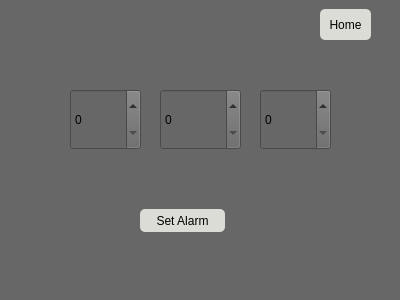
<?xml version="1.0" encoding="UTF-8"?>
<ui version="4.0">
 <class>Widget</class>
 <widget class="QWidget" name="Widget">
  <property name="geometry">
   <rect>
    <x>0</x>
    <y>0</y>
    <width>400</width>
    <height>300</height>
   </rect>
  </property>
  <property name="windowTitle">
   <string>Widget</string>
  </property>
  <widget class="QStackedWidget" name="stackedWidget">
   <property name="geometry">
    <rect>
     <x>0</x>
     <y>-1</y>
     <width>401</width>
     <height>301</height>
    </rect>
   </property>
   <property name="styleSheet">
    <string notr="true">QWidget{
background-color: rgb(103, 103, 103);
font: 25 16px &quot;Piboto Light&quot;;
}
QPushButton{
background-color:rgb(219, 220, 213);
border-color: green;
border-width: 2px;
border-radius: 5px; 
}</string>
   </property>
   <property name="currentIndex">
    <number>3</number>
   </property>
   <widget class="QWidget" name="page">
    <widget class="QPushButton" name="pushButton_5">
     <property name="geometry">
      <rect>
       <x>20</x>
       <y>210</y>
       <width>91</width>
       <height>71</height>
      </rect>
     </property>
     <property name="text">
      <string>Alarm</string>
     </property>
    </widget>
    <widget class="QPushButton" name="pushButton_7">
     <property name="geometry">
      <rect>
       <x>290</x>
       <y>210</y>
       <width>91</width>
       <height>71</height>
      </rect>
     </property>
     <property name="text">
      <string>Bus</string>
     </property>
    </widget>
    <widget class="QLabel" name="label">
     <property name="geometry">
      <rect>
       <x>100</x>
       <y>110</y>
       <width>181</width>
       <height>31</height>
      </rect>
     </property>
     <property name="styleSheet">
      <string notr="true">
color: white;
font-size: 20px; 
font-weight:bold;</string>
     </property>
     <property name="text">
      <string>UVA</string>
     </property>
     <property name="alignment">
      <set>Qt::AlignCenter</set>
     </property>
     <property name="margin">
      <number>0</number>
     </property>
     <property name="indent">
      <number>1</number>
     </property>
    </widget>
    <widget class="QPushButton" name="pushButton_4">
     <property name="geometry">
      <rect>
       <x>20</x>
       <y>20</y>
       <width>91</width>
       <height>71</height>
      </rect>
     </property>
     <property name="text">
      <string>Weather</string>
     </property>
    </widget>
    <widget class="QPushButton" name="pushButton_6">
     <property name="geometry">
      <rect>
       <x>290</x>
       <y>20</y>
       <width>91</width>
       <height>71</height>
      </rect>
     </property>
     <property name="text">
      <string>News</string>
     </property>
    </widget>
    <widget class="QWidget" name="layoutWidget">
     <property name="geometry">
      <rect>
       <x>130</x>
       <y>160</y>
       <width>111</width>
       <height>24</height>
      </rect>
     </property>
     <layout class="QHBoxLayout" name="horizontalLayout">
      <item>
       <widget class="QLabel" name="label_8">
        <property name="styleSheet">
         <string notr="true">color:white;</string>
        </property>
        <property name="text">
         <string>Time:</string>
        </property>
       </widget>
      </item>
      <item>
       <widget class="QLabel" name="label_7">
        <property name="styleSheet">
         <string notr="true">color:white;</string>
        </property>
        <property name="text">
         <string>text</string>
        </property>
       </widget>
      </item>
     </layout>
    </widget>
   </widget>
   <widget class="QWidget" name="page_2">
    <widget class="QTextBrowser" name="textBrowser">
     <property name="geometry">
      <rect>
       <x>15</x>
       <y>51</y>
       <width>371</width>
       <height>241</height>
      </rect>
     </property>
     <property name="styleSheet">
      <string notr="true">background-color:grey;
color:white;</string>
     </property>
    </widget>
    <widget class="QLabel" name="label_2">
     <property name="geometry">
      <rect>
       <x>180</x>
       <y>10</y>
       <width>61</width>
       <height>31</height>
      </rect>
     </property>
     <property name="styleSheet">
      <string notr="true">color:white;
font-size: 16px;
alignment:center;</string>
     </property>
     <property name="text">
      <string>News</string>
     </property>
    </widget>
    <widget class="QPushButton" name="pushButton_9">
     <property name="geometry">
      <rect>
       <x>30</x>
       <y>10</y>
       <width>81</width>
       <height>31</height>
      </rect>
     </property>
     <property name="text">
      <string>Refresh</string>
     </property>
    </widget>
    <widget class="QPushButton" name="pushButton">
     <property name="geometry">
      <rect>
       <x>310</x>
       <y>10</y>
       <width>51</width>
       <height>31</height>
      </rect>
     </property>
     <property name="text">
      <string>Home</string>
     </property>
    </widget>
   </widget>
   <widget class="QWidget" name="page_3">
    <widget class="QPushButton" name="pushButton_8">
     <property name="geometry">
      <rect>
       <x>310</x>
       <y>10</y>
       <width>51</width>
       <height>31</height>
      </rect>
     </property>
     <property name="text">
      <string>Home</string>
     </property>
    </widget>
    <widget class="QPushButton" name="pushButton_10">
     <property name="geometry">
      <rect>
       <x>30</x>
       <y>10</y>
       <width>81</width>
       <height>31</height>
      </rect>
     </property>
     <property name="text">
      <string>Refresh</string>
     </property>
    </widget>
    <widget class="QTextBrowser" name="textBrowser_2">
     <property name="geometry">
      <rect>
       <x>20</x>
       <y>180</y>
       <width>351</width>
       <height>81</height>
      </rect>
     </property>
     <property name="styleSheet">
      <string notr="true">color:white;</string>
     </property>
    </widget>
    <widget class="QLabel" name="label_9">
     <property name="geometry">
      <rect>
       <x>240</x>
       <y>60</y>
       <width>61</width>
       <height>21</height>
      </rect>
     </property>
     <property name="styleSheet">
      <string notr="true">color:white;</string>
     </property>
     <property name="text">
      <string/>
     </property>
    </widget>
    <widget class="QLabel" name="label_10">
     <property name="geometry">
      <rect>
       <x>240</x>
       <y>90</y>
       <width>61</width>
       <height>21</height>
      </rect>
     </property>
     <property name="styleSheet">
      <string notr="true">color:white;</string>
     </property>
     <property name="text">
      <string/>
     </property>
    </widget>
    <widget class="QLabel" name="label_11">
     <property name="geometry">
      <rect>
       <x>240</x>
       <y>120</y>
       <width>61</width>
       <height>21</height>
      </rect>
     </property>
     <property name="styleSheet">
      <string notr="true">color:white;</string>
     </property>
     <property name="text">
      <string/>
     </property>
    </widget>
    <widget class="QWidget" name="layoutWidget">
     <property name="geometry">
      <rect>
       <x>20</x>
       <y>60</y>
       <width>203</width>
       <height>108</height>
      </rect>
     </property>
     <layout class="QVBoxLayout" name="verticalLayout_2">
      <item>
       <widget class="QLabel" name="label_3">
        <property name="styleSheet">
         <string notr="true">color:white;</string>
        </property>
        <property name="text">
         <string>Temperature (Celsius):</string>
        </property>
       </widget>
      </item>
      <item>
       <widget class="QLabel" name="label_4">
        <property name="styleSheet">
         <string notr="true">color:white;</string>
        </property>
        <property name="text">
         <string>Atmospheric Pressure (hPa):</string>
        </property>
       </widget>
      </item>
      <item>
       <widget class="QLabel" name="label_5">
        <property name="styleSheet">
         <string notr="true">color:white;</string>
        </property>
        <property name="text">
         <string>Humidity :</string>
        </property>
       </widget>
      </item>
      <item>
       <widget class="QLabel" name="label_6">
        <property name="styleSheet">
         <string notr="true">color:white;</string>
        </property>
        <property name="text">
         <string>Description:</string>
        </property>
       </widget>
      </item>
     </layout>
    </widget>
   </widget>
   <widget class="QWidget" name="page_4">
    <widget class="QPushButton" name="pushButton_2">
     <property name="geometry">
      <rect>
       <x>320</x>
       <y>10</y>
       <width>51</width>
       <height>31</height>
      </rect>
     </property>
     <property name="text">
      <string>Home</string>
     </property>
    </widget>
    <widget class="QPushButton" name="pushButton_11">
     <property name="geometry">
      <rect>
       <x>140</x>
       <y>210</y>
       <width>85</width>
       <height>23</height>
      </rect>
     </property>
     <property name="text">
      <string>Set Alarm</string>
     </property>
    </widget>
    <widget class="QSpinBox" name="spinBox">
     <property name="geometry">
      <rect>
       <x>70</x>
       <y>90</y>
       <width>71</width>
       <height>61</height>
      </rect>
     </property>
    </widget>
    <widget class="QSpinBox" name="spinBox_2">
     <property name="geometry">
      <rect>
       <x>160</x>
       <y>90</y>
       <width>81</width>
       <height>61</height>
      </rect>
     </property>
    </widget>
    <widget class="QSpinBox" name="spinBox_3">
     <property name="geometry">
      <rect>
       <x>260</x>
       <y>90</y>
       <width>71</width>
       <height>61</height>
      </rect>
     </property>
    </widget>
   </widget>
   <widget class="QWidget" name="page_5">
    <widget class="QPushButton" name="pushButton_3">
     <property name="geometry">
      <rect>
       <x>320</x>
       <y>10</y>
       <width>51</width>
       <height>31</height>
      </rect>
     </property>
     <property name="text">
      <string>Home</string>
     </property>
    </widget>
   </widget>
  </widget>
 </widget>
 <layoutdefault spacing="6" margin="11"/>
 <resources/>
 <connections/>
</ui>
